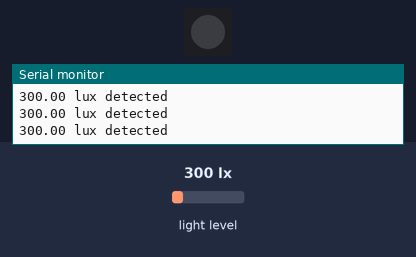
This sketch was run on a simulated Arduino Uno, built with avr-gcc and run on an emulated ATmega328P. Shown: 1 RGB LEDs in strip order, left to right, the last lines printed to the serial monitor. The test bench sets the inputs (shaded band); at power-on: light level 300 lx. Dim RGB values are drawn brighter than linear.

Above: at 1.3 s.
1.4 s: light level set to 5 lx
At 2.07 s:
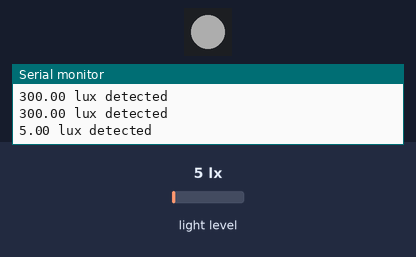
4.5 s: light level set to 40 lx
Timing chart, 0 to 7.5 s (numbered marks = the images above; inputs shaded):
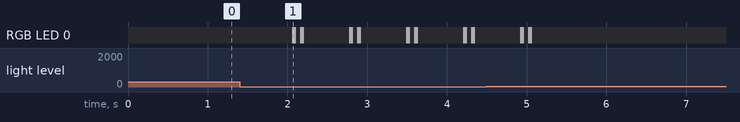

Measured:
- after the input at 1.4 s, RGB LED 0: off → RGB(50, 50, 50) after 0.66 s, then repeats every 0.72 s: off 0.05 s, RGB(50, 50, 50) 0.05 s, off 0.56 s, RGB(50, 50, 50) 0.05 s

The sketch:

iat320_lab3.ino
```cpp
#include <Wire.h>
#include <Adafruit_Sensor.h>
#include <Adafruit_TSL2561_U.h>
#include <Adafruit_NeoPixel.h>

int ledPIN = 8;
int numLEDs = 1;

Adafruit_TSL2561_Unified tsl = Adafruit_TSL2561_Unified(TSL2561_ADDR_FLOAT, 12345);
Adafruit_NeoPixel pixel(numLEDs, ledPIN, NEO_GRB + NEO_KHZ800);

void setup() {
  // put your setup code here, to run once:
  Serial.begin(9600);
  pixel.begin();
  pixel.show();
  pixel.setBrightness(50);
}

void loop() {
  // put your main code here, to run repeatedly:
  sensors_event_t event;
  tsl.getEvent(&event);

  if(event.light){
    Serial.print(event.light);
    Serial.println(" lux detected");
  }
  delay(500);

  if(event.light < 25){
    blink();
  } else {
      pixel.setPixelColor(0,0,0,0);
      pixel.show();
  }
}

void blink() {
    pixel.setPixelColor(0,255,255,255);
    pixel.show();
    delay(50);
    pixel.setPixelColor(0,0,0,0);
    pixel.show();
    delay(50);
    pixel.setPixelColor(0,255,255,255);
    pixel.show();
    delay(50);
    pixel.setPixelColor(0,0,0,0);
    pixel.show();
    delay(50);
}
```
